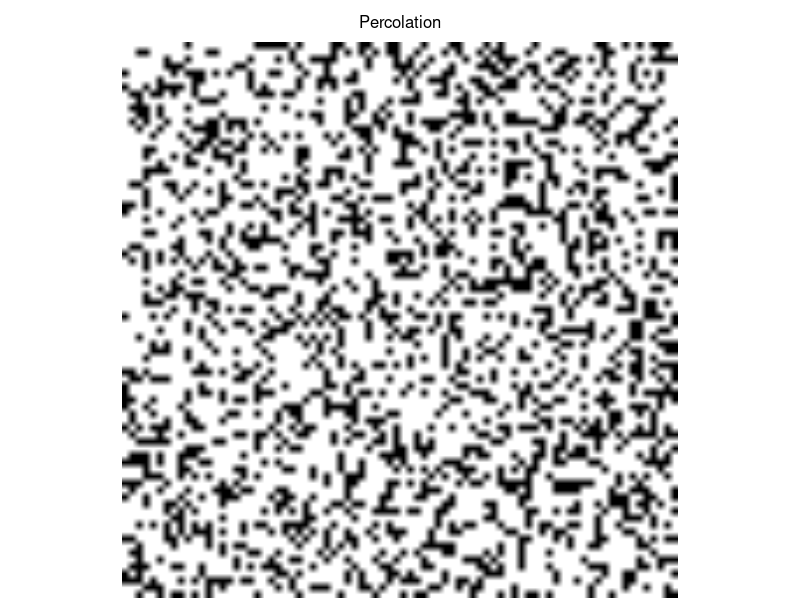
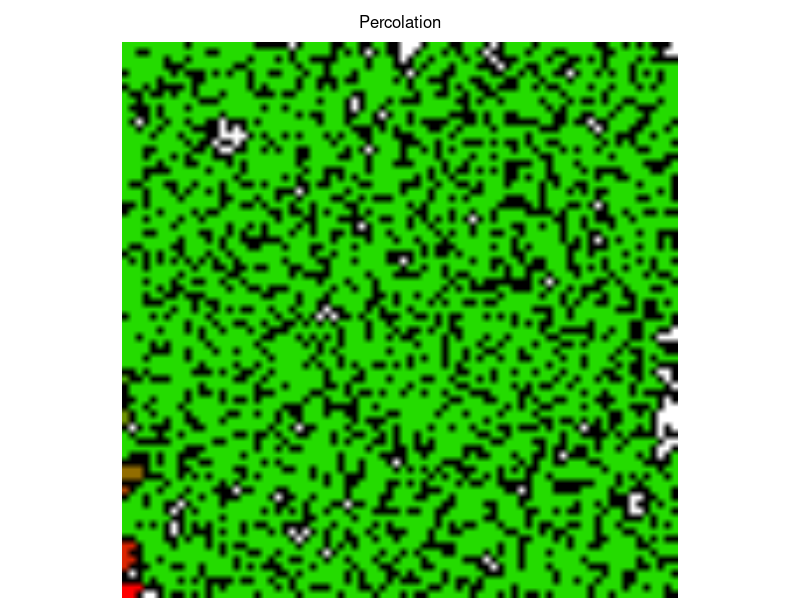

These charts were generated, in order, by the following R code: (Note: this script raises an error after producing the figures.)
########################
###
### Leonard Mada
### [the one and only]
###
### Percolation
###
### draft v.0.2c

### Percolation

# - some experiments in Percolation

### Github:
# https://github.com/discoleo/R/blob/master/Stat/Percolation.R


####################
####################

### helper Functions

reset.m = function(m, id, val=0) {
	if(missing(id)) {
		m[m > 0] = val;
	} else if(id > 0) {
		m[m == id] = val;
	} else {
		m[(m > 0) & (m != id)] = val;
	}
	invisible(m)
}
revcol = function(m) {
	m = m[,rev(seq(ncol(m)))];
	invisible(m);
}
clean.percol = function(m, val=0) {
	# removes the non-percolating paths;
	pids = unique(m[,ncol(m)]);
	pids = pids[pids > 0];
	ids  = unique(m);
	ids  = ids[(ids > 0) & ! (ids %in% pids)]
	m[m %in% ids] = val;
	invisible(m);
}
shuffle.colors = function(m) {
	m2 = array(0, dim(m))
	m2[m < 0] = m[m < 0]
	vals = unique(as.vector(m))
	vals = vals[vals > 0];
	vnew = sample(vals, length(vals));
	id = 1
	for(val in vals) {
		m2[m == val] = vnew[id];
		id = id + 1;
	}
	invisible(m2)
}

max.id = function(m) {
	out.m = m[, ncol(m)]
	out = table(out.m[out.m > 0])
	if(dim(out) == 0) {
		print("NO percolation!");
		out = table(m[m > 0])
	}
	id = match(max(out), out);
	id = as.integer(names(out)[id])
	return(id)
}

### Generators

rugrid.gen = function(dims, p) {
	m = sample(c(-1, 0), prod(dims), replace=T, prob=c(p, 1-p))
	m = matrix(m, nrow=dims[1])
}

rblock.gen = function(n, block.dim, min=0, max, prob, val=-1) {
	if(missing(max)) {
		if(length(min) >= 2) {
			max = min[2]; min = min[1];
		} else {
			max = prod(block.dim);
		}
	}
	val.count = seq(min, max);
	if(missing(prob)) {
		nn = sample(val.count, prod(n), replace=TRUE);
	} else {
		nn = sample(val.count, prod(n), replace=TRUE, prob=prob);
	}
	blocks.n = prod(block.dim);
	sample.block = function(n) {
		bm = array(as.integer(0), block.dim)
		npos = sample(seq(blocks.n), n)
		bm[npos] = val;
		bm
	}
	m = lapply(nn, sample.block);
	m = do.call(rbind, m);
	dims = n * block.dim;
	dim(m) = dims;
	invisible(m);
}

### Percolation Functions

flood = function(m, pyx, val=1, val0=0) {
	vals = pyx; pos = 1;
	
	while(TRUE) {
		if(pos > length(vals)) return(m);
		if(m[vals[pos], vals[pos + 1]] != val0) {pos = pos + 2; next;}
		m[vals[pos], vals[pos + 1]] = val;
		if(vals[pos] > 1) vals = c(vals, vals[pos]-1, vals[pos + 1]);
		if(vals[pos] < nrow(m)) vals = c(vals, vals[pos]+1, vals[pos + 1]);
		if(vals[pos+1] > 1) vals = c(vals, vals[pos], vals[pos + 1] - 1);
		if(vals[pos+1] < ncol(m)) vals = c(vals, vals[pos], vals[pos + 1] + 1);
		pos = pos + 2;
	}
	invisible(m);
}

flood.all = function(m, type="Col1", val0=0, id.start, debug=TRUE) {
	type = match(type, c("Col1", "All"))
	if(is.na(type)) stop("Type NOT supported!")
	ncols = if(type == 2) seq(ncol(m)) else 1;
	
	if(missing(id.start)) {
		it = 1 + if(type == 2) max(m) else max(m[,1]);
	} else it = id.start;
	for(nc in ncols) {
		if(debug) print("Iteration: ");
		while(TRUE) {
			id.row = match(val0, m[,nc]);
			if(is.na(id.row)) break;
			if(debug) { cat(it); cat(", "); it = it + 1;}
			m = flood(m, c(id.row, nc), max(m)+1)
		}
		if(debug) cat("\n");
	}
	class(m) = c(class(m), if(type == 1) "filled" else "filledAll");
	invisible(m)
}

### Path Length
length.path = function(m, id, debug=TRUE) {
	if(missing(id)) {
		id = max.id(m)
		if(debug) print(id);
	}
	p.m = m;
	p.m[p.m != id] = -1;
	p.m[p.m == id] =  0;
	# TODO
	lvl = 1; pos = 1;
	# rep(c(y, x))
	vals = as.vector(rbind(seq(nrow(m)), 1));
	while(pos <= length(vals)) {
		nn = integer();
		while(pos <= length(vals)) {
			if(p.m[vals[pos], vals[pos + 1]] != 0) {pos = pos + 2; next;}
			p.m[vals[pos], vals[pos + 1]] = lvl;
			if(vals[pos] > 1) nn = c(nn, vals[pos]-1, vals[pos + 1]);
			if(vals[pos] < nrow(m)) nn = c(nn, vals[pos]+1, vals[pos + 1]);
			if(vals[pos+1] > 1) nn = c(nn, vals[pos], vals[pos + 1] - 1);
			if(vals[pos+1] < ncol(m)) nn = c(nn, vals[pos], vals[pos + 1] + 1);
			pos = pos + 2;
		}
		vals = nn;
		lvl = lvl + 1; pos = 1;
	}
	
	if(id != 0) p.m[m == 0] =  0;
	p.m[p.m < 0 & m > 0] =  0; # other non-connected "paths";
	return(p.m);
}
### Contact Area
contact.area = function(m, id) {
	area = 0;
	for(nc in 1:ncol(m)) {
		for(nr in 1:nrow(m)) {
			if(m[nr, nc] != id) next;
			if(nr > 1 && m[nr-1,nc] != id) area = area + 1;
			if(nr < nrow(m) && m[nr+1,nc] != id) area = area + 1;
			if(nc > 1 && m[nr,nc-1] != id) area = area + 1;
			if(nc < ncol(m) && m[nr,nc+1] != id) area = area + 1;
		}
	}
	return(area);
}
### Height
height.m = function(m) {
	ids = unique(as.vector(m));
	ids = ids[ids > 0];
	hm = array(as.integer(0), c(length(ids), 2, ncol(m)));
	
	for(nc in seq(ncol(m))) {
		for(nr in seq(nrow(m))) {
			val = m[nr, nc];
			val.id = match(val, ids);
			if(val <= 0) next;
			if(hm[val.id, 1, nc] == 0) {
				hm[val.id, 1, nc] = nr;
				hm[val.id, 2, nc] = nr;
			} else {
				hm[val.id, 2, nc] = nr;
			}
		}
	}
	invisible(hm);
}

### Count Area
count.fill = function(m, debug=TRUE) {
	isNotFilled = is.na(match("filledAll", class(m)))
	if(isNotFilled) m = flood.all(m, type="All");
	#
	count = table(m);
	ids   = as.integer(names(count));
	count = count[ids > 0];
	ids   = ids[ids > 0];
	if(debug) print(head(count), 20)
	# replace id with count:
	cn.m = m;
	for(id in seq(length(ids))) {
		cn.m[m == ids[id]] = count[id];
	}
	invisible(cn.m)
}

### Raster
toRaster = function(m, showVal=0) {
	rs.m = array(0, c(dim(m), 3));
	if( ! is.na(showVal)) {
		isZero = (m == showVal);
		doShow = TRUE;
	} else {
		doShow = FALSE;
	}

	### R
	layer.m = m;
	layer.m[m < 0] = 0
	val.max = max(layer.m);
	if(val.max > 0) layer.m = layer.m / val.max;
	if(doShow) layer.m[isZero] = 1;
	rs.m[,,1] = layer.m;

	### G
	layer.m = 1 - layer.m;
	layer.m[m <= 0] = 0
	if(doShow) layer.m[isZero] = 1;
	rs.m[,,2] = layer.m

	### B
	if(doShow) {
		layer.m = array(0, dim(m));
		layer.m[isZero] = 1;
		rs.m[,,3] = layer.m
	}

	rs.m = as.raster(rs.m)
	return(rs.m);
}
plot.rs = function(m, main, mar, line=0.5) {
	if( ! missing(main) ) hasTitle = TRUE else hasTitle = FALSE;
	if(missing(mar)) mar = c(0,0, if(hasTitle) 2 else 0, 0) + 0.1;
	type = match(class(m), c("raster", "matrix"));
	if(all(is.na(type))) stop("Data NOT supported!")
	if(any(type == 2)) {
		m = toRaster(m);
	}
	old.par = par(mar=mar);
		plot(m);
		if(hasTitle) mtext(main, line=line)
	par(old.par);
	invisible();
}
split.rs = function(m, n=5, from=1, max.len=5, w=10) {
	nr.tot = round(nrow(m) / n);
	frg.tot = ceiling(nrow(m) / nr.tot);
	# TODO: nrow(m) %% nr.tot > 0;
	if(from == 0) from = 1;
	if(from > 0) {
		frg.to = min(frg.tot, from + max.len);
	} else {
		from = max(1, frg.tot + 1 + from - max.len);
		frg.to = min(frg.tot, from + max.len);
	}
	m0 = matrix(0, ncol=w, nrow=nr.tot);
	m2 =  array(0, c(nr.tot, 0))
	for(frg in from:frg.to) {
		r.start = (frg - 1) * nr.tot + 1;
		r.end   = r.start + nr.tot - 1;
		m2 = cbind(m2, cbind(m[r.start:r.end,], m0))
	}
	invisible(m2);
}


################
################

### Examples
dims = c(80, 80)
p = 0.3

m = sample(c(-1, 0), prod(dims), replace=T, prob=c(p, 1-p))
m = matrix(m, nrow=dims[1])
m[1:10, 1:10]
plot.rs(m, "Percolation")


### Flood Fill
m = flood.all(m)

m[1:10, 1:10]

table(m)
table(m[,dims[2]])

plot.rs(m, "Percolation")


### Shortest Path
path.m = length.path(m)

id = dim(path.m)[2];
path.m[1:10, seq(id - 10, id)]

table(path.m[,dims[2]])


### Raster
plot.rs(rs.m, main="Path Length")


### Stat/Percolation
# - cells not accessible;
sum(m == 0) / prod(dim(m))
# - total contact area
a0 = contact.area(m, -1)
# - liquid contact area
a1 = contact.area(m, max.id(m))
a0; a1; a1 / a0;



###################

### Ex 2:
dims = c(80, 80)
p = 0.4

m = sample(c(-1, 0), prod(dims), replace=T, prob=c(p, 1-p))
m = matrix(m, nrow=dims[1])
m[1:10, 1:10]

m = flood.all(m)

m[1:10, 1:10]

table(m)
table(m[,dims[2]])


plot.rs(m, main="Percolation: Multiple Paths")


### Shortest Path
path.m = length.path(m)

id = dim(path.m)[2];
path.m[1:10, seq(id - 10, id)]

table(path.m[,dims[2]])


### Raster
plot.rs(path.m, main="Path Length")
# Note:
# - only "dominant" path is visualized;

# plot.rs(length.path(m, id=5), main="Path Length")


### Stat/Percolation
# - cells not accessible;
sum(m == 0) / prod(dim(m))
# - total contact area
a0 = contact.area(m, -1)
# - liquid contact area
a1 = contact.area(m, max.id(m))
a0; a1; a1 / a0;


#############

### Ex 3:
dims = c(200, 200) # takes long!
p = 0.40

m = sample(c(-1, 0), prod(dims), replace=T, prob=c(p, 1-p))
m = matrix(m, nrow=dims[1])
m[1:10, 1:10]

m = flood.all(m)

m[1:10, 1:10]

table(m)
table(m[,dims[2]])


#################
#################

### Periodic Boundary Condition

# - takes ~20 s;
dims = c(2000, 80)
p = 0.4

m = sample(c(-1, 0), prod(dims), replace=T, prob=c(p, 1-p))
m = matrix(m, nrow=dims[1])
m[1:10, 1:10]

m = flood.all(m)

m[1:10, 1:10]

table(m)
table(m[,dims[2]])


plot.rs(split.rs(m), main="Percolation: Multiple Paths")

# plot.rs(m, main="Percolation: Multiple Paths")


### Shortest Path
path.m = length.path(m)

id = dim(path.m)[2];
path.m[1:10, seq(id - 10, id)]

table(path.m[,dims[2]])


### Raster
plot.rs(path.m, main="Path Length")
# Note:
# - only "dominant" path is visualized;

# plot.rs(length.path(m, id=5), main="Path Length")

plot.rs(split.rs(shuffle.colors(clean.percol(m))), main="Percolating Paths")

plot.rs(split.rs(clean.percol(m)), main="Percolating Paths")


####################
### Stat/Percolation

### Inaccessible
# - cells that are not accessible;
sum(m == 0) / prod(dim(m))
# ~ 17%;
### TODO: compute over all paths;
# - total contact area
a0 = contact.area(m, -1)
# - liquid contact area
a1 = contact.area(m, max.id(m))
a0; a1; a1 / a0;


### Average Path Height
# - may be useful for Normalization;
h.m = height.m(clean.percol(m))
h.diff.m = h.m[,2,] - h.m[,1,]
plot.rs(h.diff.m, "Height per column")
h.diff.m[1:10, 1:10]
apply(h.diff.m, 1, mean)


### Other:
# - Average Inputs;
# - Average Outputs;
# - Average Length;
# - Flux, Bottleneck;


path.all = length.path(reset.m(m), id=0)
plot.rs(split.rs(path.all), main="All Path Lengths")

### Mean Distance from In
# - includes also non-percolating paths;
mean(path.all[path.all > 0]) / ncol(path.all)
# ~ 0.98; # sum over the entire path length;
path.percol = path.all; path.percol[clean.percol(m) == 0] = 0;
mean(path.percol[path.percol > 0]) / ncol(path.percol)
# ~ 1.096; # sum over the entire path length;
### Mean Out Distance
nc = ncol(path.all)
mean(path.all[path.all[,nc] > 0, nc]) / nc
# ~ 2.02;


#####################
#####################

### Random Blocks
# - NOT uniformly random;

m = rblock.gen(c(450, 10), c(3,3))

plot.rs(split.rs(m))


path.m = flood.all(m)
path.m = shuffle.colors(path.m)
plot.rs(split.rs(path.m), main="Paths")



#############

### Ex 2
m = rblock.gen(c(450, 10), c(3,3), min=c(1,7))

plot.rs(split.rs(m))


path.m = flood.all(m)
path.m = shuffle.colors(path.m)
plot.rs(split.rs(path.m), main="Paths")



#############

### Ex 3:
# - foamy structure, little (or no) percolation;
m = rblock.gen(c(450, 10), c(3,3), min=c(4,5), prob=c(0.65, 0.35))

plot.rs(split.rs(m))


path.m = flood.all(m)
path.m = shuffle.colors(path.m)
plot.rs(split.rs(path.m), main="Paths")

table(path.m[,dim(m)[2]])

cfill.m = count.fill(path.m)
plot.rs(split.rs(cfill.m), main="Confluent Areas")

### Filter
# - remove small areas;
cfill.m[(cfill.m > 0) & (cfill.m < 5)] = 0
plot.rs(split.rs(cfill.m), main="Confluent Areas")

# How many inputs & In-widths:
table(path.m[,1])
# Area of inputs:
table(cfill.m[,1])


#############

### Ex 4:
# - foamy structure, little percolation;
m = rblock.gen(c(450, 10), c(3,3), min=c(4,5), prob=c(0.704, 0.296))

plot.rs(split.rs(m))


path.m = flood.all(m)
path.m = shuffle.colors(path.m)
plot.rs(split.rs(path.m), main="Paths")

table(path.m[,dim(m)[2]])

cfill.m = count.fill(path.m)
plot.rs(split.rs(cfill.m), main="Confluent Areas")

### Filter
# - remove small areas;
cfill.m[(cfill.m > 0) & (cfill.m < 5)] = 0
plot.rs(split.rs(cfill.m), main="Confluent Areas")

# How many inputs & In-widths:
table(path.m[,1])
# Area of inputs:
table(cfill.m[,1])


##############
##############

### Test
m = flood(m, c(1,1), max(m)+1)
m[1:10, 1:10]

table(m == 0)


### Test Raster
rs.m = toRaster(path.m);
plot(rs.m)
